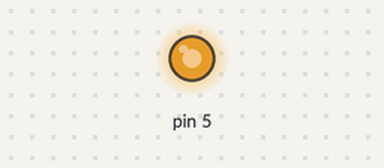
Bench run of a sketch on a simulated Arduino Uno, built with avr-gcc and run on an emulated ATmega328P. Shown: output pins drawn as LEDs (lit = HIGH).

Above: at 0.1 s.
Timing chart, 0 to 1.6 s (numbered marks = the images above):
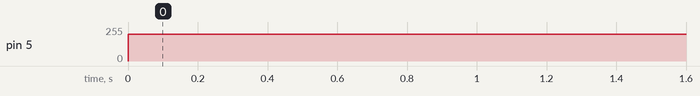

Measured:
- by itself, pin 5: 0/255 → 200/255 at 0.00 s

The sketch:

moteur.ino
```cpp
int PWM = 200; //PWM doit être compris entre 0 et 255

void setup() {
  pinMode(5,OUTPUT);

}

void loop() {
  analogWrite(5,PWM);

}
```
